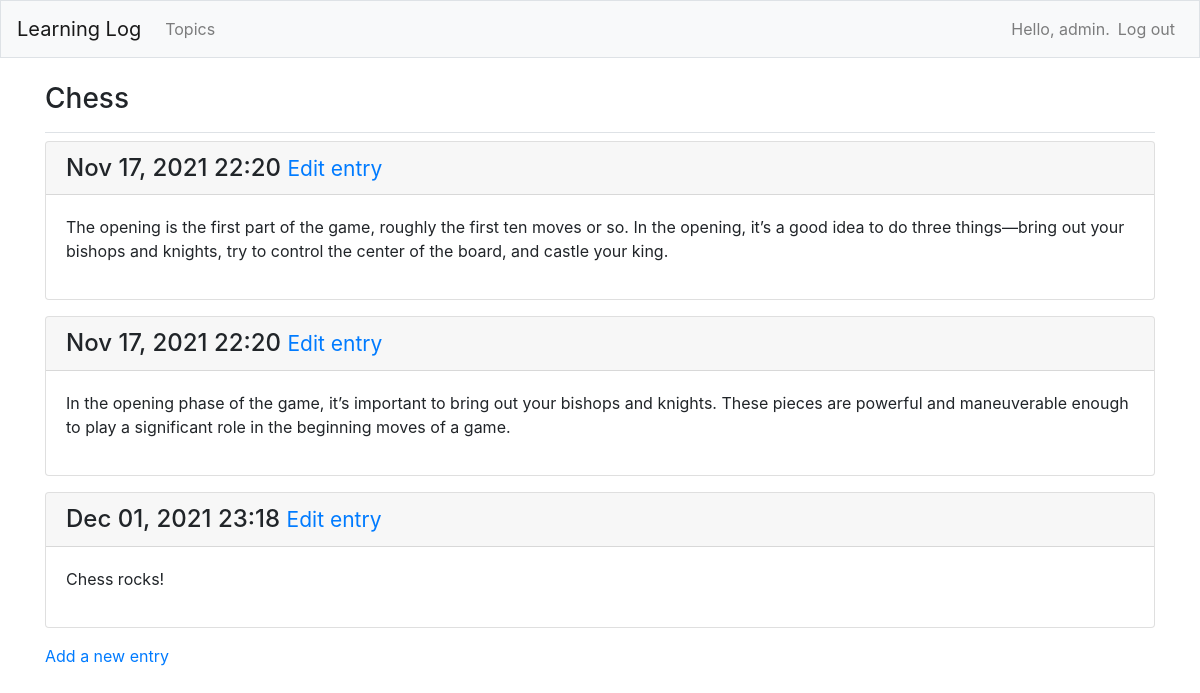
The page /topics/1/ (signed in) on the database its author committed.
### MainApp/models.py (models this page shows, shortened)
class Topic(models.Model):
    text = models.CharField(max_length=200)
    date_added = models.DateTimeField(auto_now_add=True)
    owner = models.ForeignKey(User, on_delete=models.CASCADE)   #owner field is a foregin key to user
    def __str__(self):
        return self.text

class Entry(models.Model):   #has fields called topic, text, and date_added
    topic = models.ForeignKey(Topic, on_delete=models.CASCADE)
    text = models.TextField()
    date_added = models.DateTimeField(auto_now_add=True)
    class Meta:
        verbose_name_plural = 'entries'

### MainApp/views.py (the view)
# urls.py: path('topics/<int:topic_id>/',views.topic, name="topic"), #creating the individual topic pages that navigates through topics page-creates an integer variable that references the primary keys of topics
@login_required
def topic(request,topic_id):     #what you name in url file must be received in views file
    topic = Topic.objects.get(id=topic_id)
    if topic.owner != request.user:
        raise Http404
    entries = topic.entry_set.all()        #from myshell.py file
    context = {'topic':topic, 'entries':entries}  #key represents a variable name to use in template
    return render(request, 'MainApp/topic.html',context)

### MainApp/templates/mainapp/topic.html
{% extends "MainApp/base.html" %}
{% block page_header %}
<h3>{{ topic }}</h3>
{% endblock page_header %}
{% block content %}
{% for e in entries %}
<div class="card mb-3">
    <h4 class="card-header">
        {{ e.date_added|date:'M d, Y H:i' }}
        <small><a href="{% url 'MainApp:edit_entry' e.id %}">Edit entry</a></small>
    </h4>
<div class="card-body">
    {{ e.text|linebreaks }}
</div>
</div>
{% empty %}
<p>There are no entries for this topic yet.</p>
{% endfor %}
<p>
    <a href="{% url 'MainApp:new_entry' topic.id %}">Add a new entry</a>
</p>
{% endblock content %}

### MainApp/templates/mainapp/base.html (shortened to what this page needs)
{% load bootstrap4 %}
<!doctype html>
<html lang="en">
<head>
{% bootstrap_css %}
</head>
<body>
    <nav class="navbar navbar-expand-md navbar-light bg-light mb-4 border">
        <a class="navbar-brand" href="{% url 'MainApp:index'%}">Learning Log</a>
        <div class="collapse navbar-collapse" id="navbarCollapse">
            <ul class="navbar-nav mr-auto">
                <li class="nav-item">
                    <a class="nav-link" href="{% url 'MainApp:topics'%}">Topics</a></li>
            </ul>
            <ul class="navbar-nav ml-auto">
                {% if user.is_authenticated %}
                <li class="nav-item">
                    <span class="navbar-text">Hello, {{ user.username }}.</span>
                </li>
                <li class="nav-item">
                    <a class="nav-link" href="{% url 'users:logout' %}">Log out</a>
                </li>
                {% else %}
                <li class="nav-item">
                    <a class="nav-link" href="{% url 'users:register' %}">Register</a>
                </li>
                <li class="nav-item">
                    <a class="nav-link" href="{% url 'users:login' %}">Log in</a></li>
                {% endif %}
            </ul>
        </div>
    </nav>
<main role="main" class="container">
    <div class="pb-2 mb-2 border-bottom">
        {% block page_header %}{% endblock page_header %}
    </div>
    <div>
        {% block content %}{% endblock content %}
    </div>
</main>
</body>
</html>

### rows shown on the page
Topic: text "Chess"
Entry: date_added "Nov 17, 2021 22:20", text "The opening is the first part of the game, roughly the first ten moves or so. In the opening, it’s a good idea to do three things—bring out your bishops and knights, try to control the center of the board, and castle your king."
Entry: date_added "Nov 17, 2021 22:20", text "In the opening phase of the game, it’s important to bring out your bishops and knights. These pieces are powerful and maneuverable enough to play a significant role in the beginning moves of a game."
Entry: date_added "Dec 01, 2021 23:18", text "Chess rocks!"

### other values the page prints
{{ user.username }} "admin"
